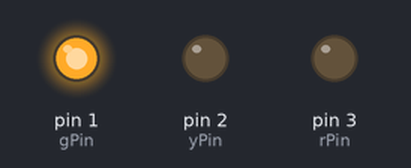
This sketch was run on a simulated Arduino Uno, built with avr-gcc and run on an emulated ATmega328P. Parts: output pins drawn as LEDs (lit = HIGH).

Above: at 2.5 s.
At 6.0 s:
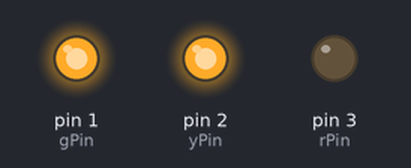
At 9.5 s:
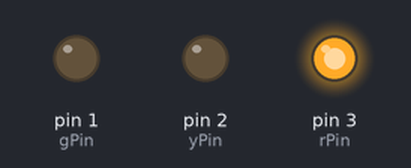
At 13.0 s:
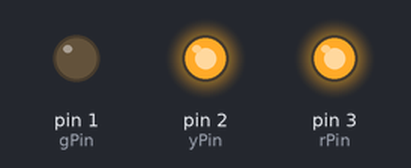
Timing chart, 0 to 18.2 s (numbered marks = the images above):
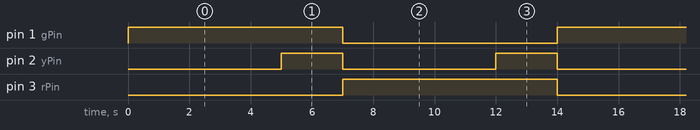

The sketch:

mini_project_4.ino
```cpp
const int gPin=1;
const int yPin=2;
const int rPin=3;
void setup() {
  // put your setup code here, to run once:
  pinMode(gPin,OUTPUT);
  pinMode(yPin,OUTPUT);
  pinMode(rPin,OUTPUT);
}

void loop() {
  // put your main code here, to run repeatedly:
  digitalWrite(gPin,HIGH);
  digitalWrite(yPin,LOW);
  digitalWrite(rPin,LOW);
  delay(5000);
  digitalWrite(gPin,HIGH);
  digitalWrite(yPin,HIGH);
  digitalWrite(rPin,LOW);
  delay(2000);
  digitalWrite(gPin,LOW);
  digitalWrite(yPin,LOW);
  digitalWrite(rPin,HIGH);
  delay(5000);
  digitalWrite(gPin,LOW);
  digitalWrite(yPin,HIGH);
  digitalWrite(rPin,HIGH);
  delay(2000);
}
```

Measured:
- by itself, pin 1 (gPin), pin 3 (rPin): alternates HIGH for 7.0 s and LOW for 7.0 s
- by itself, pin 2 (yPin): alternates HIGH for 2.0 s and LOW for 5.0 s
- by itself, everything shown: repeats every 14.0 s, in 4 steps
